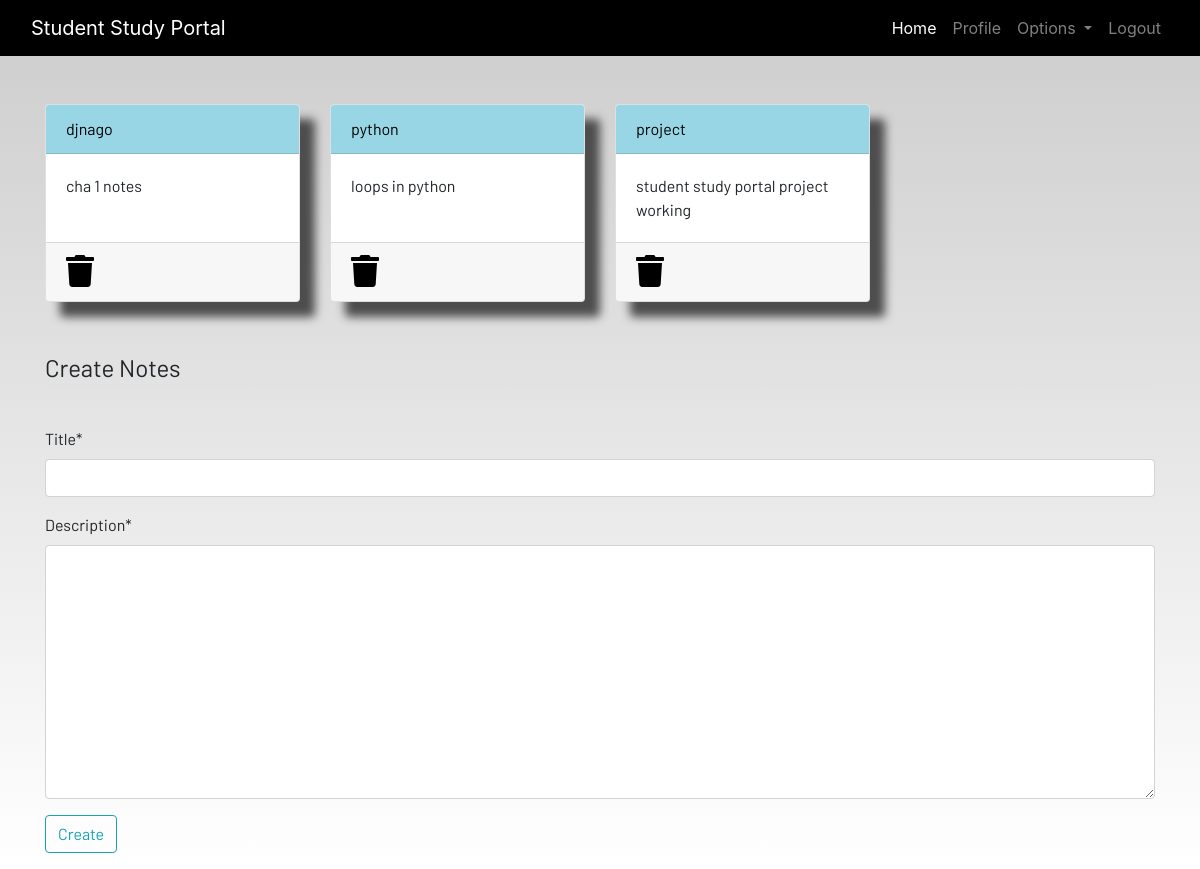
Screenshot of /notes (signed in) with the database file from the repository.
### dashboard/models.py (models this page shows, shortened)
class Notes(models.Model):
    user = models.ForeignKey(User,on_delete=models.CASCADE)
    title = models.CharField(max_length=200)
    description = models.TextField()
    class Meta:
        verbose_name = "notes"
        verbose_name_plural = "notes"

### dashboard/views.py (the view)
# urls.py: path('notes',views.notes,name="notes"),
@login_required
def notes(request):
    if request.method == "POST":
        form = NotesForm(request.POST)
        if form.is_valid():
            note = Notes(
                user=request.user,
                title=form.cleaned_data['title'],
                description=form.cleaned_data['description']
            )
            note.save()
            messages.success(
                request, f"Notes Added From {request.user.username} Successfully")
            return redirect('notes')
    else:
        form = NotesForm()
    notes = Notes.objects.filter(user=request.user)
    context = {
        'notes': notes,
        'form': form
    }
    return render(request, 'dashboard/notes.html', context)

### dashboard/forms.py
class NotesForm(forms.ModelForm):
    class Meta:
        model = Notes
        fields = ['title','description']

### dashboard/templates/dashboard/notes.html (shortened to what this page needs)
{% extends 'dashboard/base.html' %}
{% load static %}
{% load crispy_forms_tags %}
{% block content %}
<div class="container">
    <div class="row">
        {% for note in notes %}
        <div class="col-md-3">
            <div class="card">
                <div class="card-header">
                    <a href="{% url 'notes-detail' note.id %}">
                        {{ note.title }}
                    </a>
                </div>
                <div class="card-body">
                    {{ note.description }}
                </div>
                <div class="card-footer mt-auto">
                    <a href="{% url 'delete_note' note.id %}">
                        <i class="fa fa-trash fa-2x"></i>
                    </a>
                </div>
            </div>
        </div>
        {% empty %}
        <p>No notes found.</p>
        {% endfor %}
    </div>
</div>
<br><br>
<div class="container">
    <form method="POST">
        <fieldset class="form-group">
            <legend class="border-bottom mb-4">
                Create Notes
            </legend>
        </fieldset>
        {{ form|crispy }}
        <div class="form-group">
            <button class="btn btn-outline-info" type="submit">
                Create
            </button>
        </div>
    </form>
</div>
{% endblock content %}

### static/css/main.css (style rules this page uses)
html { scroll-behavior: smooth; height: 100%; width: 100%; }
.card { box-shadow: 15px 15px 10px rgb(78, 77, 77); }
a { text-decoration: none !important; color: black; }
.card-header { color: black !important; background: rgb(152, 214, 230) !important; transition: 0.3s ease-in; }
html, body { max-width: 100%; overflow-x: hidden; height: 100%; width: 100%; }
body { background: linear-gradient(rgba(0, 0, 0, 0.2), rgba(255, 255, 255, 0.5)); overflow-x: hidden; background-repeat: no-repeat; }
.card-header { background-color: rgb(133, 204, 231); }
.col-md-3 .card { width: 100%; height: 100%; }
.fa { color: black; }

### rows the page displays
Notes: title "djnago", description "cha 1 notes"
Notes: title "python", description "loops in python"
Notes: title "project", description "student study portal project working"
